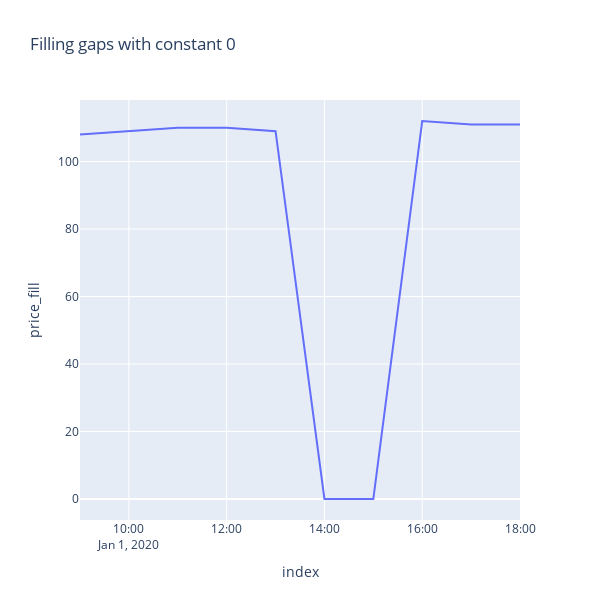

Notebook code cell kept with this figure:
### Markdown cell above
# Filling gaps with constant 0

### Code cell
df_plotly = df.reset_index()
df_plotly['price_fill'] = df_plotly['price'].fillna(0)
px.line(df_plotly, 'index', 'price_fill', width=600,height=600,
       title='Filling gaps with constant 0')

### Figure 1 — Plotly figure (JSON) as saved in the notebook; plotly's stock layout.template omitted (floating-point values rounded to 4 significant figures)
{"data": [{"hovertemplate": "index=%{x}<br>price_fill=%{y}<extra></extra>", "legendgroup": "", "line": {"color": "#636efa", "dash": "solid"}, "mode": "lines", "name": "", "showlegend": false, "type": "scatter", "x": ["2020-01-01T09:00:00", "2020-01-01T10:00:00", "2020-01-01T11:00:00", "2020-01-01T12:00:00", "2020-01-01T13:00:00", "2020-01-01T14:00:00", "2020-01-01T15:00:00", "2020-01-01T16:00:00", "2020-01-01T17:00:00", "2020-01-01T18:00:00"], "xaxis": "x", "y": [108, 109, 110, 110, 109, 0, 0, 112, 111, 111], "yaxis": "y"}], "layout": {"height": 600, "legend": {"tracegroupgap": 0}, "title": {"text": "Filling gaps with constant 0"}, "width": 600, "xaxis": {"anchor": "y", "domain": [0, 1], "title": {"text": "index"}}, "yaxis": {"anchor": "x", "domain": [0, 1], "title": {"text": "price_fill"}}}}
